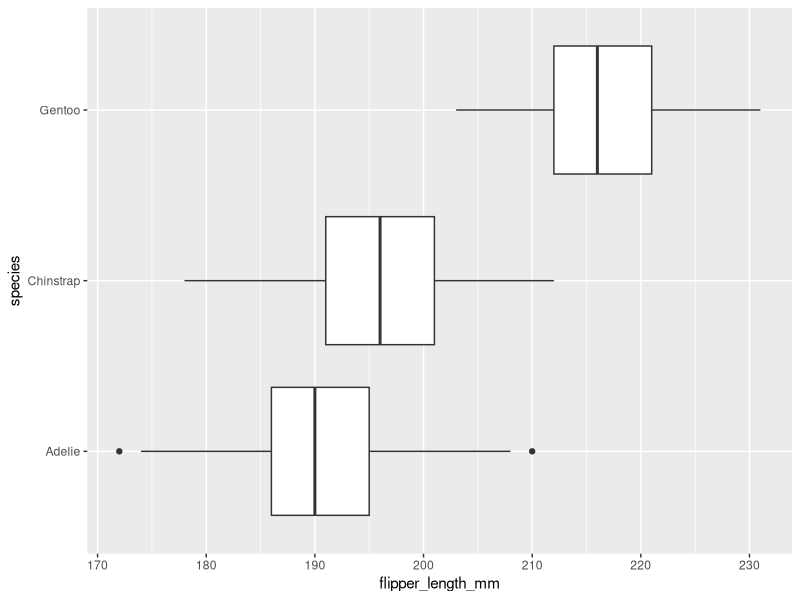
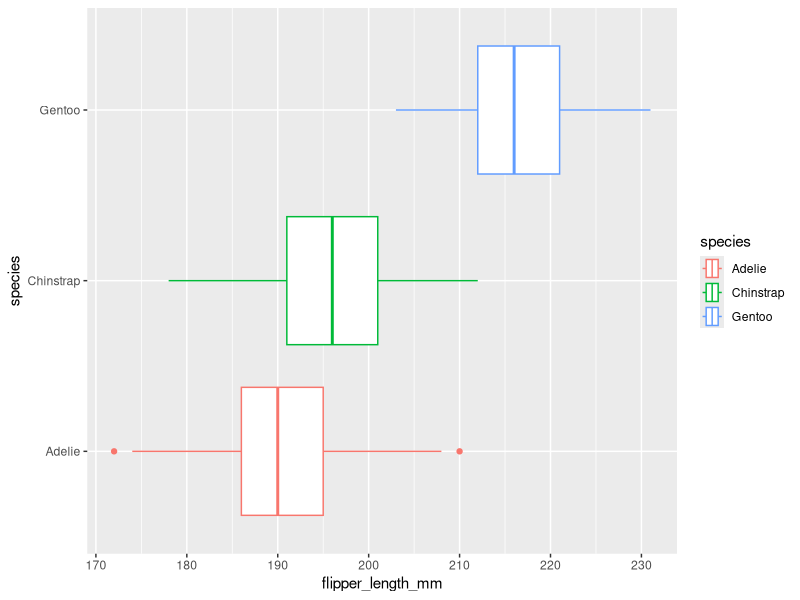
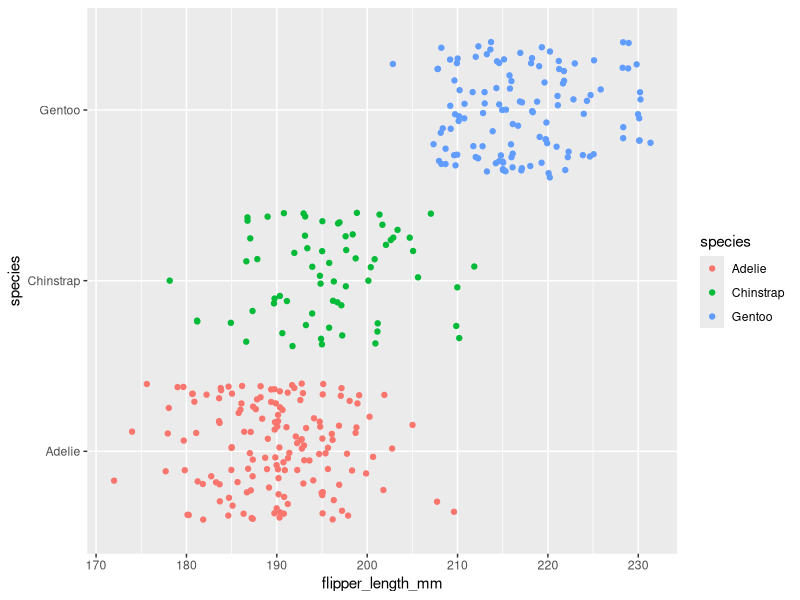
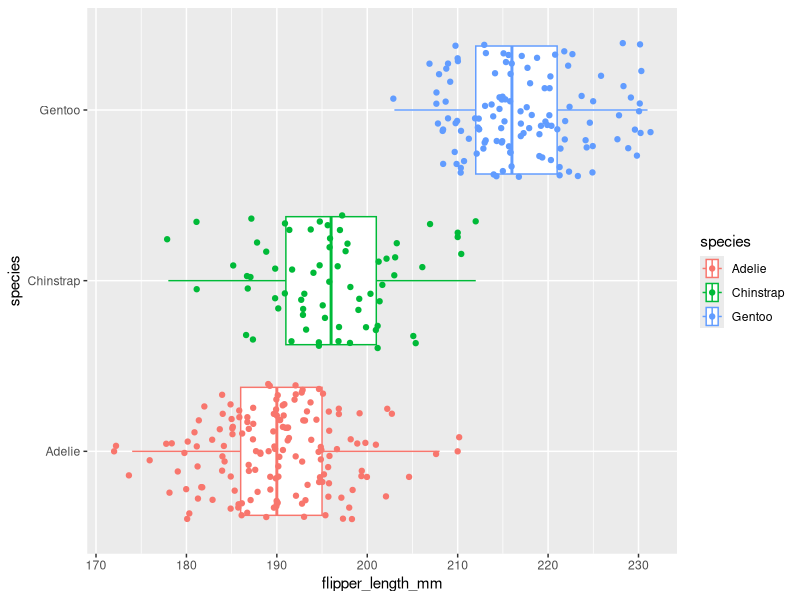

Generate these figures, in order, with R: (Note: this script raises an error after producing the figures.)
## ---- chunk 1
knitr::opts_chunk$set(error = TRUE)
## ---- chunk 2
library(palmerpenguins)
penguins
## ---- chunk 3
library(ggplot2)
## ---- chunk 4
ggplot(data = penguins, mapping = aes(x = flipper_length_mm, y = species)) +
  geom_boxplot()
## ---- chunk 5
ggplot(data = penguins, mapping = aes(x = flipper_length_mm, y = species, color = species)) +
  geom_boxplot()
## ---- chunk 6
ggplot(data = penguins, mapping = aes(x = flipper_length_mm, y = species, color = species)) +
  geom_jitter()
## ---- chunk 7
ggplot(data = penguins , mapping = aes(x = flipper_length_mm , y = species , color = species))+
  geom_boxplot( )+
  geom_jitter()

## ---- chunk 8
ggplot(data = penguins , mapping = aes(x = flipper_length_mm , y = species ))+
  geom_boxplot(color = white )+
  geom_jitter()

## ---- chunk 9

## ---- chunk 10

## ---- chunk 11

## ---- chunk 12

## ---- chunk 13

## ---- chunk 14

